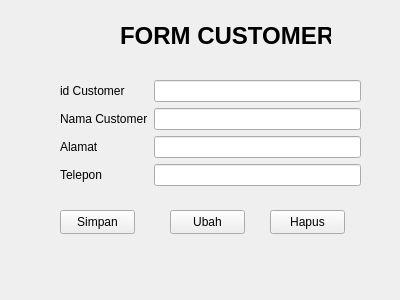
<?xml version="1.0" encoding="UTF-8"?>
<ui version="4.0">
 <class>Form</class>
 <widget class="QWidget" name="Form">
  <property name="geometry">
   <rect>
    <x>0</x>
    <y>0</y>
    <width>400</width>
    <height>300</height>
   </rect>
  </property>
  <property name="windowTitle">
   <string>Form</string>
  </property>
  <widget class="QLabel" name="label">
   <property name="geometry">
    <rect>
     <x>120</x>
     <y>20</y>
     <width>211</width>
     <height>31</height>
    </rect>
   </property>
   <property name="font">
    <font>
     <pointsize>18</pointsize>
     <bold>true</bold>
    </font>
   </property>
   <property name="text">
    <string>FORM CUSTOMER</string>
   </property>
  </widget>
  <widget class="QWidget" name="formLayoutWidget">
   <property name="geometry">
    <rect>
     <x>60</x>
     <y>80</y>
     <width>301</width>
     <height>111</height>
    </rect>
   </property>
   <layout class="QFormLayout" name="formLayout">
    <item row="0" column="0">
     <widget class="QLabel" name="id_userLabel">
      <property name="text">
       <string>id Customer</string>
      </property>
     </widget>
    </item>
    <item row="0" column="1">
     <widget class="QLineEdit" name="id_userLineEdit"/>
    </item>
    <item row="1" column="0">
     <widget class="QLabel" name="nm_userLabel">
      <property name="text">
       <string>Nama Customer</string>
      </property>
     </widget>
    </item>
    <item row="1" column="1">
     <widget class="QLineEdit" name="nm_userLineEdit"/>
    </item>
    <item row="2" column="0">
     <widget class="QLabel" name="passwordLabel">
      <property name="text">
       <string>Alamat</string>
      </property>
     </widget>
    </item>
    <item row="2" column="1">
     <widget class="QLineEdit" name="passwordLineEdit"/>
    </item>
    <item row="3" column="0">
     <widget class="QLabel" name="emailLabel">
      <property name="text">
       <string>Telepon</string>
      </property>
     </widget>
    </item>
    <item row="3" column="1">
     <widget class="QLineEdit" name="emailLineEdit"/>
    </item>
   </layout>
  </widget>
  <widget class="QPushButton" name="pushButton_3">
   <property name="geometry">
    <rect>
     <x>270</x>
     <y>210</y>
     <width>75</width>
     <height>24</height>
    </rect>
   </property>
   <property name="text">
    <string>Hapus</string>
   </property>
  </widget>
  <widget class="QPushButton" name="pushButton">
   <property name="geometry">
    <rect>
     <x>60</x>
     <y>210</y>
     <width>75</width>
     <height>24</height>
    </rect>
   </property>
   <property name="text">
    <string>Simpan</string>
   </property>
  </widget>
  <widget class="QPushButton" name="pushButton_2">
   <property name="geometry">
    <rect>
     <x>170</x>
     <y>210</y>
     <width>75</width>
     <height>24</height>
    </rect>
   </property>
   <property name="text">
    <string>Ubah</string>
   </property>
  </widget>
 </widget>
 <resources/>
 <connections/>
</ui>
